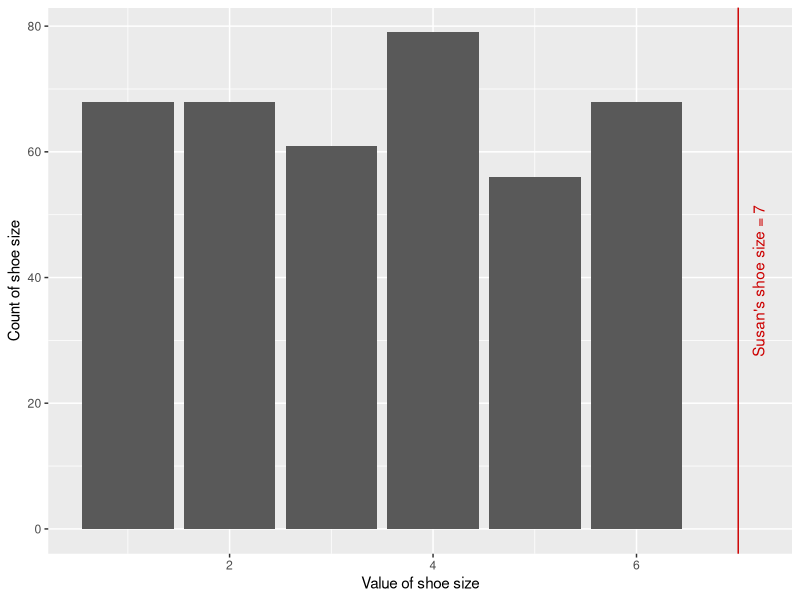

The R script that drew this image:
## ---- chunk 1
library(readr)
library(dplyr)
library(ggplot2)
## ---- chunk 2
# this code here is a little bit too advanced for this course, so hidden for now

uniform_data <- function(n, dof, range, val, name, varname) {
  
  data <- tibble(patient=1:n, val=sample(1:range, n, replace=T))
  
  if (dof > 1) {
    
  for(i in 1:(dof-1)) {
    data <- data %>% mutate(val=(val + sample(1:range, n, replace=T)))  
  }
    data <- data %>% mutate(val=(val / dof))
  }                      
  ggplot(data) +
  geom_bar(aes(val)) +
  geom_vline(xintercept=val, color="#cc0000") +
  annotate("text", x=(val+(0.2)), y=0.5*(max(data %>% count(val))), label=paste0(name, "'s ", varname, " = ", val), angle=90, color="#cc0000") +
    xlab(paste0("Value of ", varname)) +
    ylab(paste0("Count of ", varname))
}

uniform_data(400, 1, 6, 7, "Susan", "shoe size")

